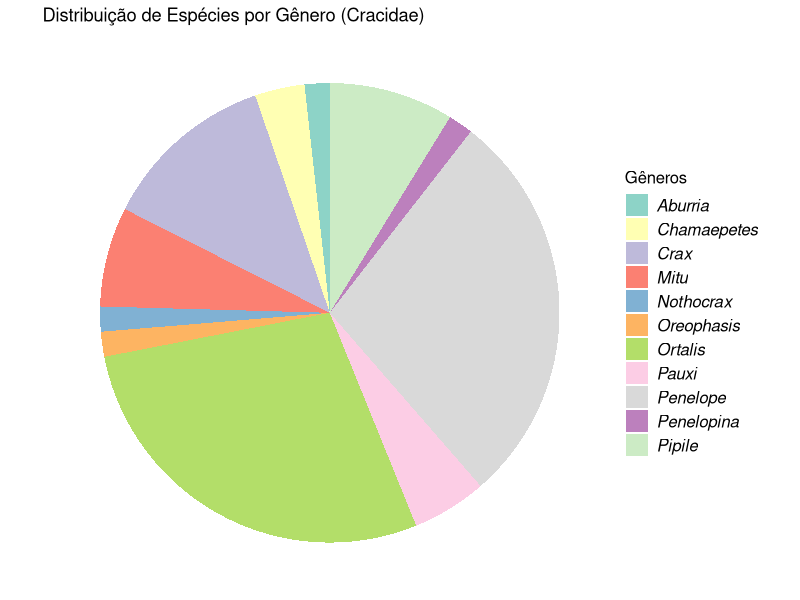
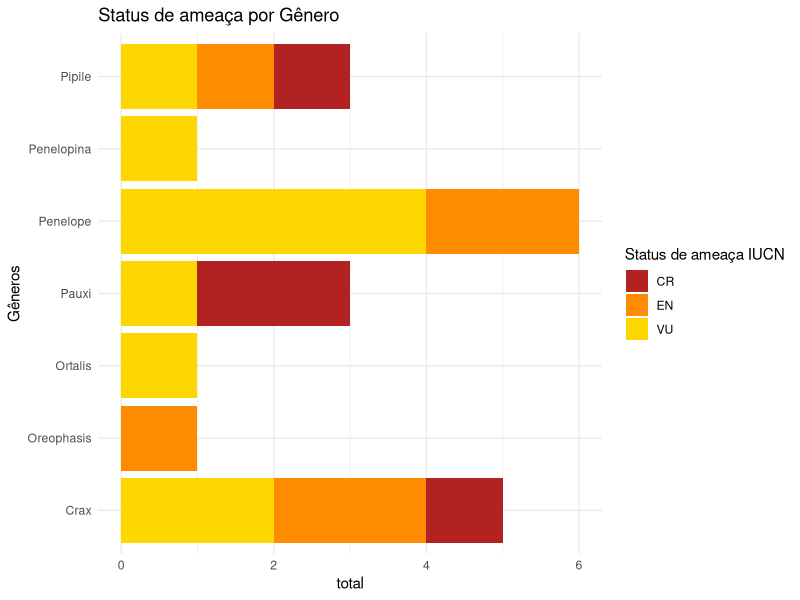
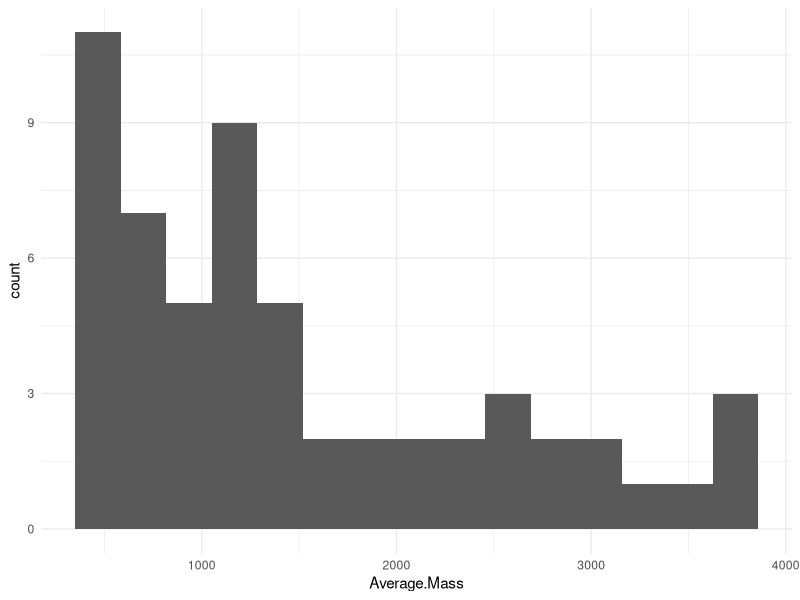
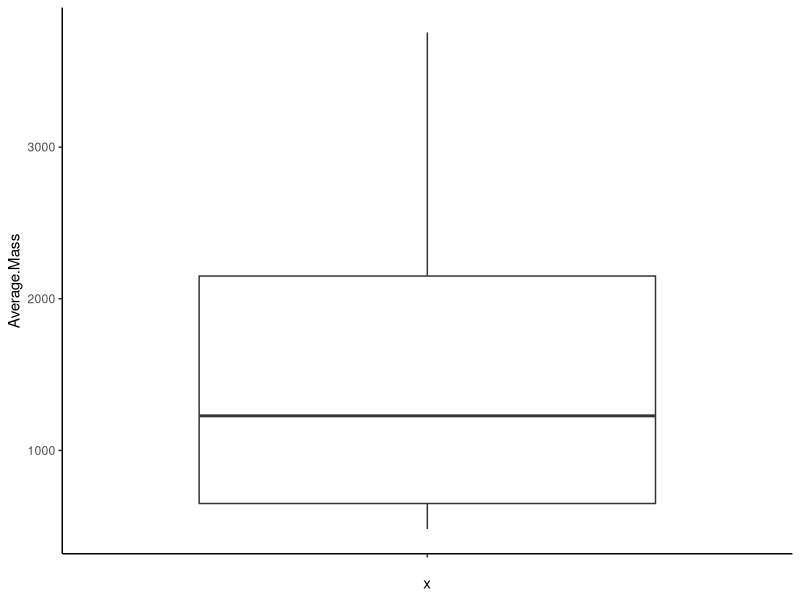
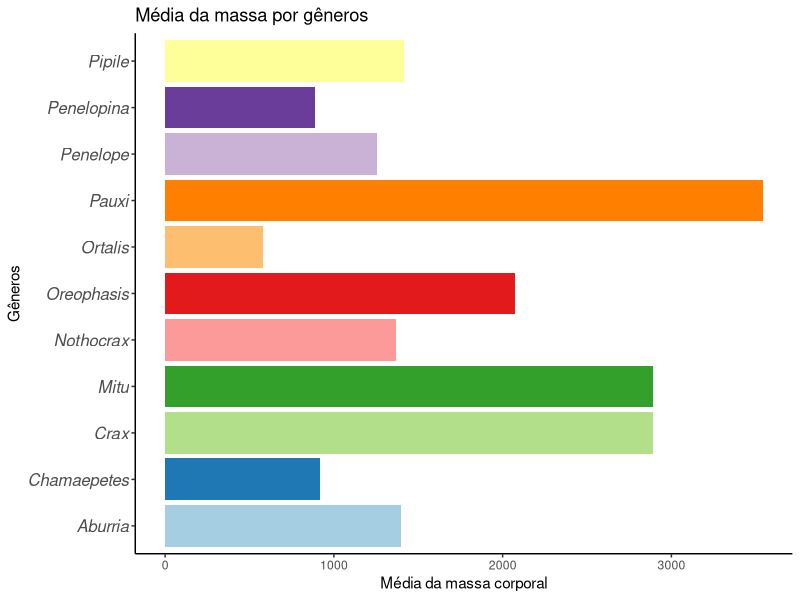
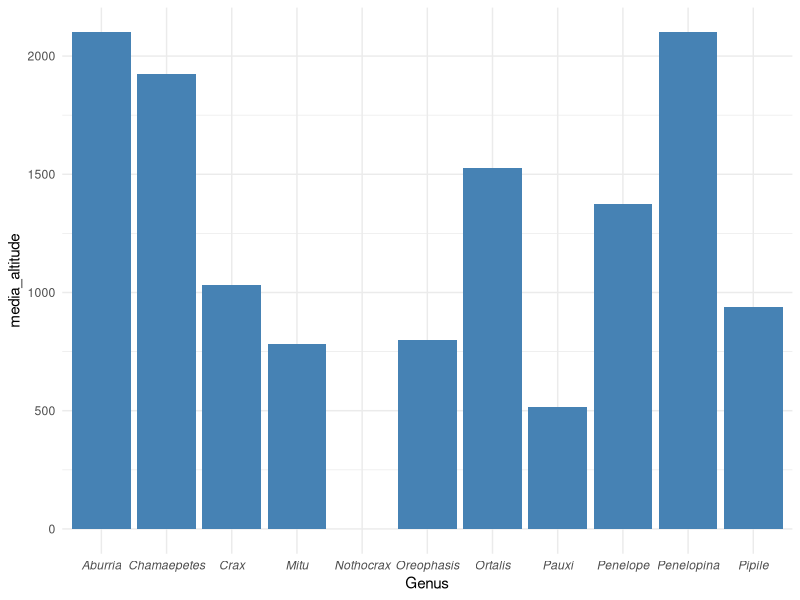
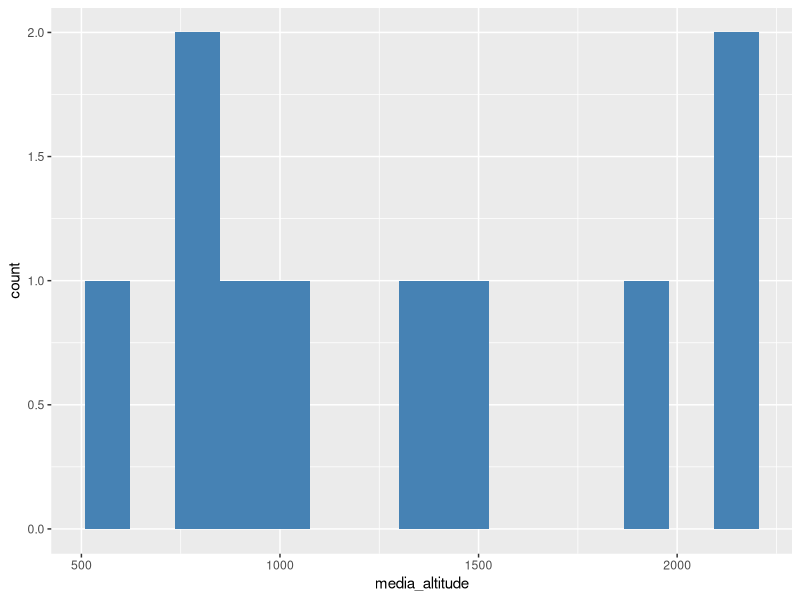
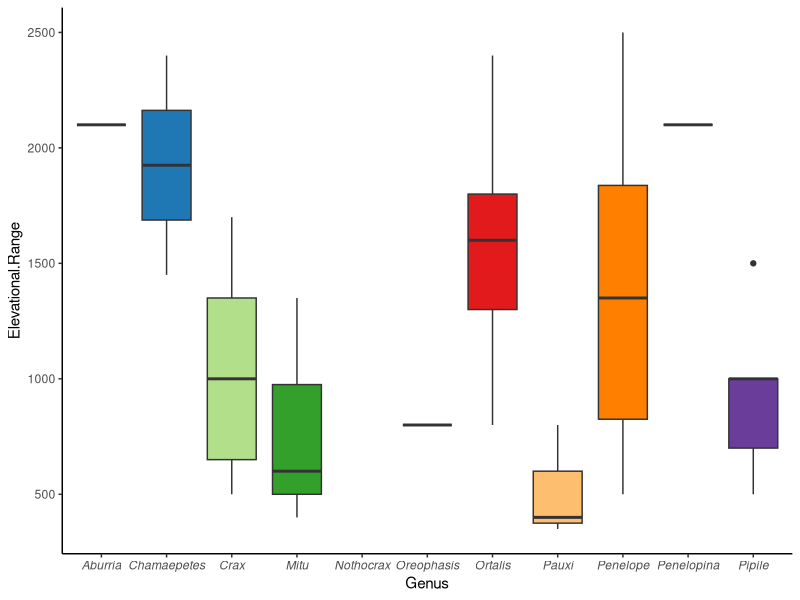

Generate these figures, in order, with R:
#setwd("C:/Users/moise/Desktop/UNESP/MESTRADO/Disciplinas/FCM/projeto_final")

library(openxlsx)
library(readxl)
library(tidyverse)

df <- read.csv2("Base_dados_Cracidae.csv")
names(df)
head(df)
colnames(df)

##brainstorm##
# verificar quantidade de gêneros e espécies 
nrow(df) # 57 spp

contagem_gen <- df %>% 
  count(Genus) %>%
  mutate(porcentagem = round(n / sum(n) * 100, digits = 1))
#gráfico de pizza
ggplot(contagem_gen, aes(x = "", y = n, fill = Genus)) +
  geom_bar(stat = "identity", position = "stack") +
  coord_polar(theta = "y") +
  theme_void()+
  # geom_text(
  #   aes(label = porcentagem), 
  #   position = position_stack(vjust = 0.5)
  # ) +
  scale_fill_brewer(palette = "Set3") +
  labs(
    title = "Distribuição de Espécies por Gênero (Cracidae)",
    fill = "Gêneros", x = "", y = ""
  ) +
  theme(
    legend.title = element_text(size = 12),
    legend.text = element_text(face = "italic", size = 12)
  )

ggsave("primeiro_grafico.png")

#Status de conservaçao - por genero? por distribuicao geografica? 

dados_ameacados <- df %>% 
  count(Genus, X2024.IUCN.Red.List.category) %>% 
  filter(X2024.IUCN.Red.List.category %in% c("VU", "EN", "CR"))

ggplot(dados_ameacados, aes(x = Genus, y = n, fill = X2024.IUCN.Red.List.category)) +
  geom_bar(stat = "identity") +
  coord_flip() +
  theme_minimal() +
  scale_fill_manual(values = c(
    "VU" = "gold",
    "EN" = "darkorange",
    "CR" = "firebrick" 
  )) +
  labs(
    title = "Status de ameaça por Gênero",
    x = "Gêneros",
    y = "total", 
    fill = "Status de ameaça IUCN"
  )


#visão geral da massa corporal
df <- df %>% 
  mutate(Average.Mass = as.numeric(Average.Mass))

summary(df$Average.Mass)

#histograma
ggplot(df, aes (x = Average.Mass))+
  geom_histogram(bins = 15)+
  theme_minimal()

#boxplot
ggplot(df, aes(x = "", y = Average.Mass)) +
  geom_boxplot() +
  theme_classic()

media_massa_gen <- df %>%
  group_by(Genus) %>%
  summarise(media_massa = mean(Average.Mass, na.rm = TRUE))

ggplot(media_massa_gen, aes(x = Genus, y = media_massa, fill = Genus)) +
  geom_bar(stat = "identity") +
  scale_fill_brewer(palette = "Paired")+
  coord_flip() +
    labs(
    title = "Média da massa por gêneros",
    x = "Gêneros",
    y = "Média da massa corporal"
  ) +
  theme_classic() +
  theme(
    legend.title = element_text(size = 12),
    axis.text.y = element_text(face = "italic", size = 12),
    legend.position = "none"
  )
# library(RColorBrewer)
# display.brewer.all()


#visão geral sobre ocorrencias
#contagem de Restricted range
df %>% 
  count(RR)

#contagem de species' breeding is restricted to island(s) (seria endêmicas)
df %>% 
  count(ISL)

df %>%
  filter(ISL == T) #verifiquei que é a espécie Pipile pipile

df %>% 
  count(RLM) #todos são neotropical

df %>%
  count(LAT)

#amplitude altitudional
df %>%
  count(Elevational.Range)

str(df)

media_alt_gen <- df %>%
  group_by(Genus) %>%
  summarise(media_altitude = mean(Elevational.Range, na.rm = TRUE))

ggplot(media_alt_gen, aes(y = media_altitude, x = Genus)) +  
  geom_bar(stat = "identity", fill = "steelblue") +
  theme_minimal()+
  theme(axis.text.x = element_text(face = "italic"))
  
ggplot(media_alt_gen, aes(x = media_altitude)) +
  geom_histogram(bins = 15, fill = "steelblue")

#boxplot
ggplot(df, aes(x = Genus, y = Elevational.Range, fill = Genus)) +
  geom_boxplot() +
  scale_fill_brewer(palette = "Paired")+
  theme_classic() +
  theme(axis.text.x = element_text(face = "italic"),
        legend.position = "none")

#Uso de habitat
df %>%
  count(Primary.Habitat)

uso_habitat <- df %>% 
  count(Primary.Habitat) %>%
  mutate(porcentagem = round(n / sum(n) * 100, digits = 1))


#gráfico de pizza
ggplot(uso_habitat, aes(x = "", y = n, fill = Primary.Habitat)) +
  geom_bar(stat = "identity", position = "stack") +
  coord_polar(theta = "y") +
  scale_fill_discrete(labels = c("Forest" = "Floresta",
                      "Shrub" = "Arbusto",
                      "Woodland" = "Bosque"))+
  scale_fill_manual(values = c(
    "Forest" = "green",
    "Shrub" = "yellow",
    "Woodland" = "green4"
  ))+
  theme_void()+
  labs(
    title = "Uso do Habitat (Cracidae)",
    fill = "Habitat", x = "", y = ""
  ) +
  theme(
    legend.title = element_text(size = 12),
    legend.text = element_text(size = 12)
  )

#Dieta
df %>%
  count(Primary.Diet)

dieta <- df %>% 
  count(Primary.Diet) %>%
  mutate(porcentagem = round(n / sum(n) * 100, digits = 1))


#gráfico de pizza
ggplot(dieta, aes(x = "", y = n, fill = Primary.Diet)) +
  geom_bar(stat = "identity", position = "stack") +
  coord_polar(theta = "y") +
  scale_fill_discrete(labels = c("Fruit" = "Fruta",
                                 "Herbivore" = "Herbívoro",
                                 "Omnivore" = "Onívoro",
                                 "Plant" = "Plantas"))+
  scale_fill_manual(values = c(
    "Fruit" = "red3",
    "Herbivore" = "green3",
    "Omnivore" = "orange3",
    "Plant" = "green"
  ))+
  theme_void()+
  labs(
    title = "Dieta (Cracidae)",
    fill = "Dieta", x = "", y = ""
  ) +
  theme(
    legend.title = element_text(size = 12),
    legend.text = element_text(size = 12)
  )

#amplitude da dieta
#boxplot
ggplot(df, aes(x = Genus, y = DB, fill = Genus)) +
  geom_boxplot() +
  scale_fill_brewer(palette = "Paired")+
  theme_classic() +
  theme(axis.text.x = element_text(face = "italic"),
        legend.position = "none")

#ESI
especialidade <- df %>%
  select(Latin, Genus, ESI) %>%
  mutate(ESI = as.numeric(ESI)) %>%
  mutate(nível_especialidade = case_when(
    ESI < 1 ~ "Generalista",
    ESI == 1 ~ "Médio especialista",
    TRUE ~ "Especialistas"
  ))
#geral
ggplot(especialidade, aes(x = "", y = ESI, fill = nível_especialidade)) +
  geom_bar(stat = "identity", position = "stack") +
  coord_polar(theta = "y") +
  scale_fill_brewer(palette = "Set3") +
  theme_minimal() +
  labs(
    fill = "Nível de especialidade ecológica", x = "", y = ""
  ) 
  
#por gênero
ggplot(especialidade, 
       aes(x = Genus, fill = nível_especialidade)) +
   geom_bar(position = "fill") + 
  theme_minimal() +
  theme(axis.text.x = element_text(face = "italic", size = 12, angle = 45, hjust = 1)) +
  labs(
    fill = "Especialidade ecológica",
    x = "Gêneros",
    y = "ESI em proporção"
  )



##informacao das legendas##
#RR = Restricted range (global range size<50,000 km2 ) species get a 1
#ISL = 1 = Species' breeding is restricted to island(s), 0 = species not restricted to an island
#RLM = Realm; A	Australian;C	Cosmopolitan;E	Eastern Hemisphere;
# F	Afrotropical;I	Indomalayan;L	Neotropical;M	Madagascar & islands;N	Nearctic;
# O	Oceania;P	Palearctic;S	South Polar;
# W	Wallacea (see: https://unair.ac.id/pre-historic-wallacea-a-melting-pot-of-human-genetic-ancestries/); Z	New Zealand & islands
#LAT = Latitudinal range of species based on tropics and polar circles.
#HB = Habitat breadth, the number of major habitats used
#DB = Diet breadth, the number of major food types consumed
#ESI = Ecological Specialization Index: log10 (100/[dietary breadth x habitat breadth]), with a maximum of 2 for the most specialized species that only feed on one major food group and live in one major type of habitat (e.g., forest frugivore; Sekercioglu, 2011)




